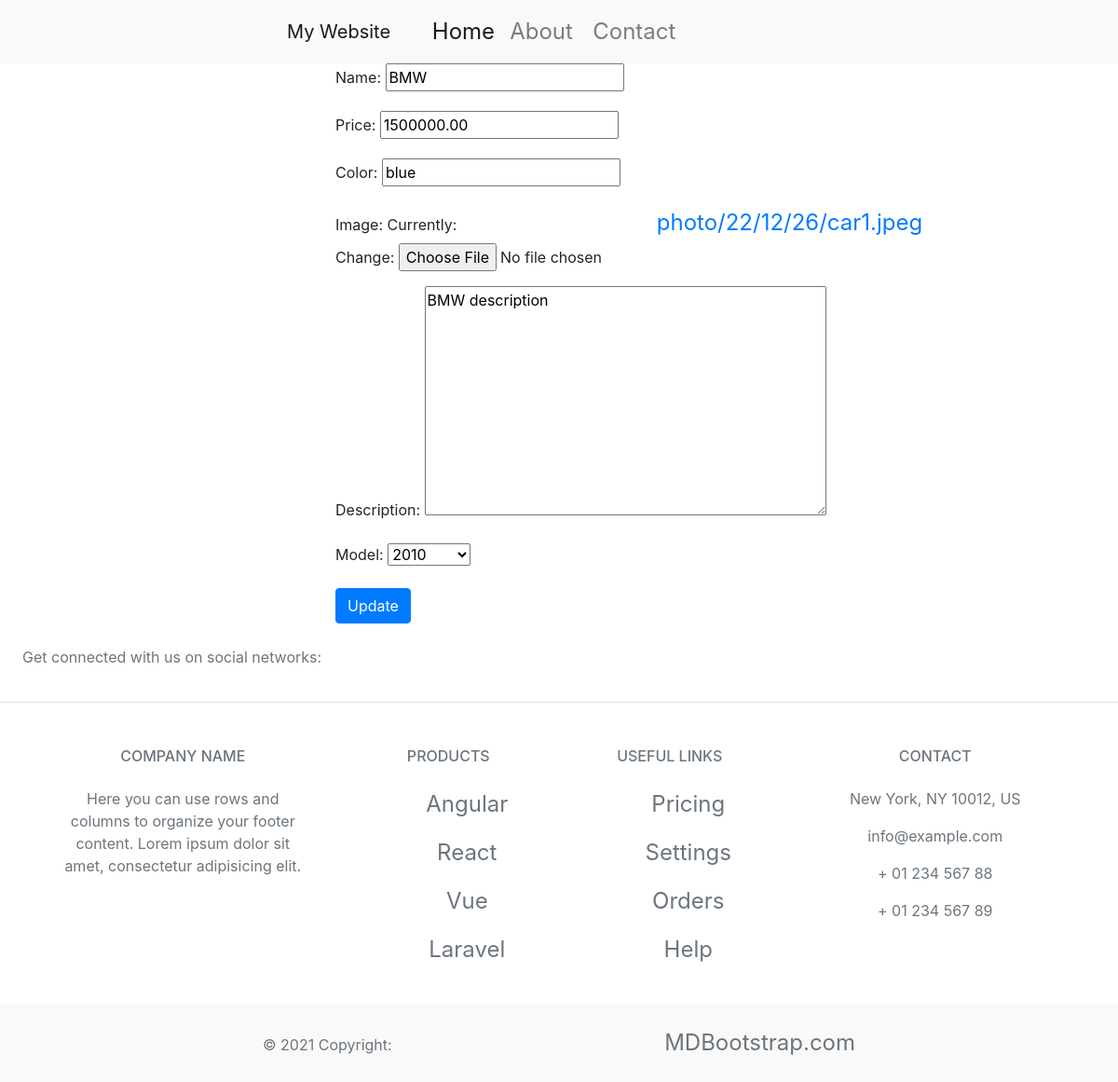
The app's page /app1/updatecar/6 with its own data.
### app1/models.py (models this page shows)
class Car(models.Model):
    name = models.CharField(max_length=50,null=True,blank=True)
    price = models.DecimalField(max_digits=10,decimal_places=2)
    color = models.CharField(max_length=20)
    image = models.ImageField(upload_to='photo/%y/%m/%d')
    description = models.TextField(max_length=100)
    model_choices=(('2010','2010'),('2015','2015'),('2020','2020'))
    model = models.CharField(max_length=20,choices=model_choices)
    class Meta:
        ordering=['name']

### app1/views.py (the view)
# urls.py: path('updatecar/<id>',views.updateCar,name='updatewithid'),
def updateCar(request, id):
    car = Car.objects.get(pk=id)
    if request.method == 'POST':
        form = CarForm(request.POST, instance=car)
        if form.is_valid():
            form.save()
            car_dict={'cars': Car.objects.all()}
            return render(request,'app1/index.html',car_dict)
    else:
        form = CarForm(instance=car)
    return render(request, 'app1/updatecar.html', {'form': form})

### app1/forms.py
class CarForm(forms.ModelForm):
    class Meta:
        model = Car
        fields = '__all__'

### templates/app1/updatecar.html (shortened to what this page needs)
{% extends 'base.html' %}
{% block content %}
<form method="post" enctype="multipart/form-data" style="margin-left: 30%;">
    {{ form.as_p }}
    <button type="submit" class="btn btn-primary">Update</button>
</form>
{% endblock %}

### devops/static/css/styles.css (style rules this page uses)
table,th,tr,thead ,a { margin-left: 25% ; font-size: x-large; }
body { background-color: rgb(57, 34, 7); }

### records on screen
Car: name "BMW", price "1500000.00", color "blue", description "BMW description", model "2010"
